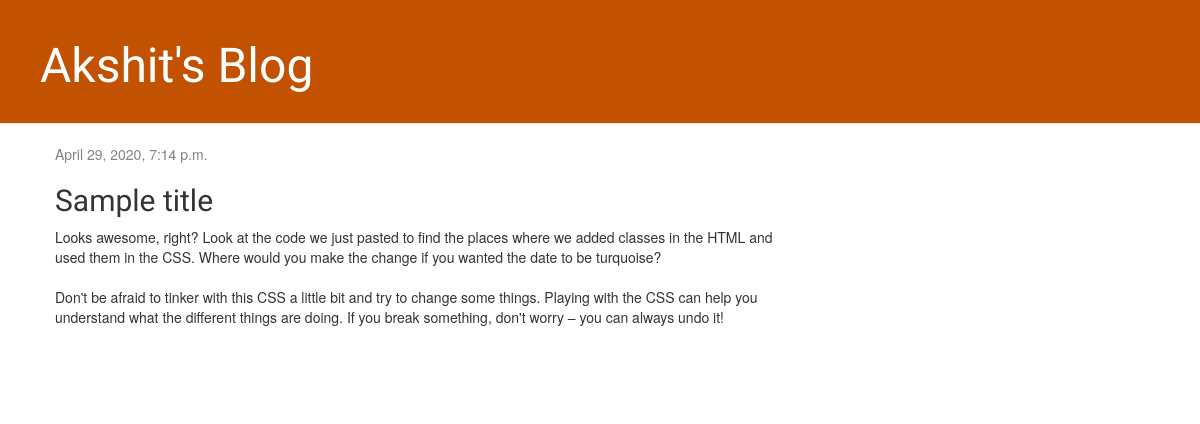
The app's page /post/4/ with its own data.
### blog/models.py (models this page shows, shortened)
class Post(models.Model):
    author = models.ForeignKey(settings.AUTH_USER_MODEL, on_delete=models.CASCADE)
    title = models.CharField(max_length=200)
    text = models.TextField()
    created_date = models.DateTimeField(default=timezone.now)
    published_date = models.DateTimeField(blank=True, null=True)

### blog/views.py (the view)
# urls.py: path('post/<int:pk>/', views.post_detail, name='post_detail'),
def post_detail(request, pk):
    post = get_object_or_404(Post, pk=pk)
    return render(request, 'blog/post_detail.html', {'post': post})

### blog/templates/blog/post_detail.html
{% extends 'blog/base.html' %}
{% block content %}
    <div class="post">
        {% if post.published_date %}
            <div class="date">
                {{ post.published_date }}
            </div>
        {% endif %}
        <h2>{{ post.title }}</h2>
        <p>{{ post.text|linebreaksbr }}</p>
    </div>
{% endblock %}

### blog/static/blog/css/blog.css (style rules this page uses)
h1, h2, h3, h4 { font-family: 'Lobster', cursive; }
.date { color: #828282; }
.post { margin-bottom: 70px; }

### records on screen
Post: published_date "April 29, 2020, 7:14 p.m.", title "Sample title", text "Looks awesome, right? Look at the code we just pasted to find the places where we added classes in the HTML and used them in the CSS. Where would you make the change if you wanted the date to be turquoise? Don't be afraid to tinker with this CSS a little bit and try to change some things. Playing with the CSS can help you understand what the different things are doing. If you break something, don't worry – you can always undo it!"
